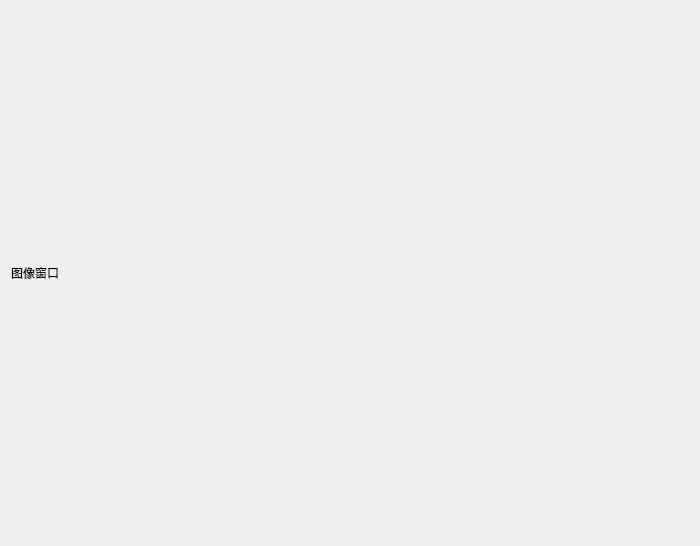
<?xml version="1.0" encoding="UTF-8"?>
<ui version="4.0">
 <class>ImageWidget</class>
 <widget class="QWidget" name="ImageWidget">
  <property name="geometry">
   <rect>
    <x>0</x>
    <y>0</y>
    <width>700</width>
    <height>546</height>
   </rect>
  </property>
  <property name="windowTitle">
   <string>ImageWidget</string>
  </property>
  <layout class="QVBoxLayout" name="verticalLayout">
   <item>
    <widget class="QLabel" name="label_of_imgShow">
     <property name="text">
      <string>图像窗口</string>
     </property>
    </widget>
   </item>
  </layout>
 </widget>
 <layoutdefault spacing="6" margin="11"/>
 <resources/>
 <connections/>
</ui>
